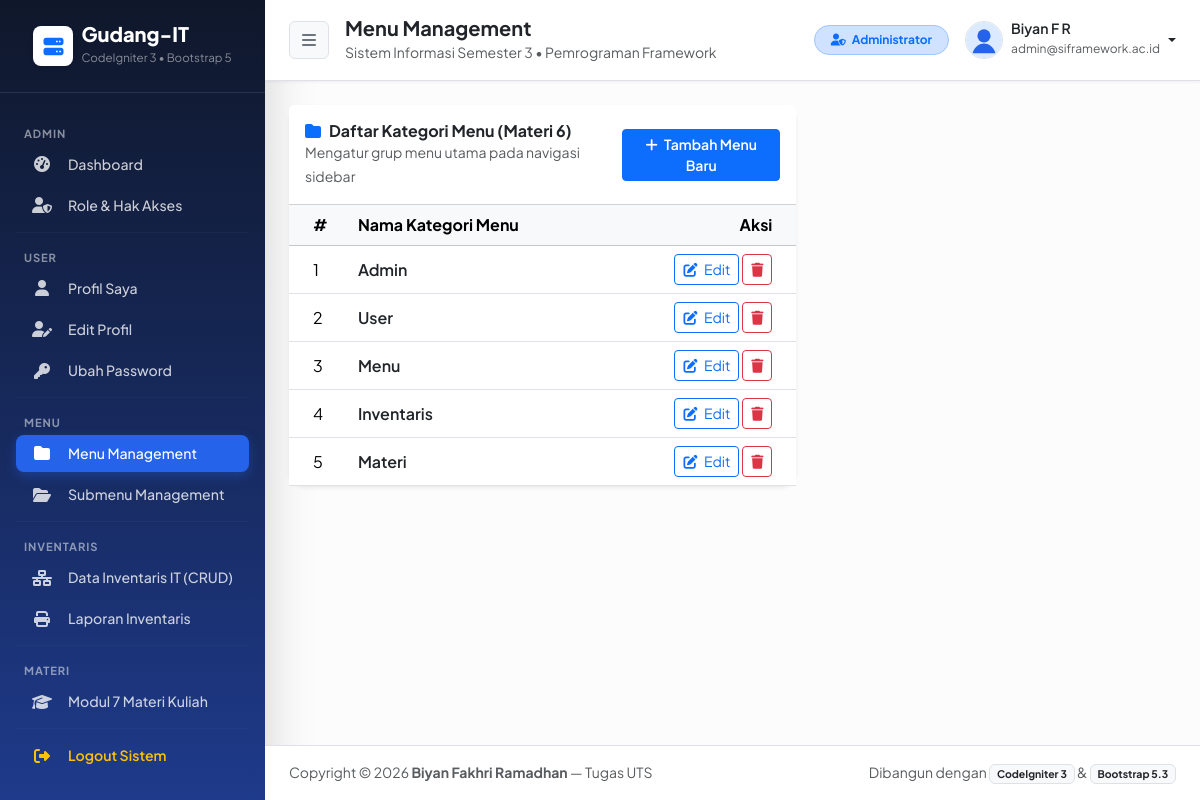
/index.php/menu (signed in), run on the app's committed database.
### tables this page shows
CREATE TABLE `user_menu` (
  `id` int(11) NOT NULL AUTO_INCREMENT,
  `menu` varchar(128) NOT NULL,
  PRIMARY KEY (`id`)
);

CREATE TABLE `user_sub_menu` (
  `id` int(11) NOT NULL AUTO_INCREMENT,
  `menu_id` int(11) NOT NULL,
  `title` varchar(128) NOT NULL,
  `url` varchar(128) NOT NULL,
  `icon` varchar(128) NOT NULL,
  `is_active` int(1) NOT NULL DEFAULT 1,
  PRIMARY KEY (`id`),
  KEY `menu_id` (`menu_id`)
);

CREATE TABLE `user` (
  `id` int(11) NOT NULL AUTO_INCREMENT,
  `name` varchar(128) NOT NULL,
  `email` varchar(128) NOT NULL,
  `image` varchar(128) NOT NULL DEFAULT 'default.svg',
  `password` varchar(256) NOT NULL,
  `role_id` int(11) NOT NULL,
  `is_active` int(1) NOT NULL DEFAULT 1,
  `date_created` int(11) NOT NULL,
  PRIMARY KEY (`id`),
  UNIQUE KEY `email` (`email`)
);

### application/controllers/Menu.php (called while the page is built, shortened)
<?php
class Menu extends CI_Controller
{
    public function __construct()
    {
        is_logged_in();
        $this->load->model('Menu_model', 'menu');
    }
    public function index()
    {
        $data['title'] = 'Menu Management';
        $data['user'] = $this->db->get_where('user', ['email' => $this->session->userdata('email')])->row_array();
        $data['menu'] = $this->db->get('user_menu')->result_array();
        $this->form_validation->set_rules('menu', 'Nama Menu', 'required|trim');
        if ($this->form_validation->run() == false) {
            $this->load->view('templates/header', $data);
            $this->load->view('templates/sidebar', $data);
            $this->load->view('templates/topbar', $data);
            $this->load->view('menu/index', $data);
            $this->load->view('templates/footer');
        }
    }
}

### index.php (called while the page is built, shortened)
<?php
require_once BASEPATH . 'core/CodeIgniter.php';

### application/helpers/wpu_helper.php (called while the page is built, shortened)
<?php
function is_logged_in()
{
    $ci = get_instance();
    if (!$ci->session->userdata('email')) {
        redirect('auth');
    } else {
        $menu = ucfirst(strtolower((string)$ci->uri->segment(1)));
        $queryMenu = $ci->db->get_where('user_menu', ['menu' => $menu])->row_array();
    }
}

### application/views/menu/index.php (the view, shortened to what this page needs)
<div class="row">
    <div class="col-lg-7">
        <div class="card border-0 shadow-sm rounded-4">
            <div class="card-header bg-white py-3 d-flex justify-content-between align-items-center">
                <div>
                    <h6 class="m-0 fw-bold text-dark"><i class="fas fa-folder text-primary me-2"></i>Daftar Kategori Menu (Materi 6)</h6>
                    <small class="text-muted">Mengatur grup menu utama pada navigasi sidebar</small>
                </div>
                <button class="btn btn-primary btn-sm fw-semibold" data-bs-toggle="modal" data-bs-target="#newMenuModal">
                    <i class="fas fa-plus me-1"></i> Tambah Menu Baru
                </button>
            </div>
            <div class="card-body p-0">
                <table class="table table-hover align-middle mb-0">
                    <thead class="table-light">
                        <tr>
                            <th class="ps-4" width="12%">#</th>
                            <th>Nama Kategori Menu</th>
                            <th class="text-end pe-4">Aksi</th>
                        </tr>
                    </thead>
                    <tbody>
                        <?php $i = 1; foreach ($menu as $m) : ?>
                        <tr>
                            <td class="ps-4"><?= $i++; ?></td>
                            <td><span class="fw-semibold text-dark"><?= $m['menu']; ?></span></td>
                            <td class="text-end pe-4">
                                <a href="<?= base_url('menu/editmenu/') . $m['id']; ?>" class="btn btn-outline-primary btn-sm">
                                    <i class="fas fa-edit me-1"></i> Edit
                                </a>
                                <a href="<?= base_url('menu/deletemenu/') . $m['id']; ?>" class="btn btn-outline-danger btn-sm" onclick="return confirm('Yakin ingin menghapus menu ini?');">
                                    <i class="fas fa-trash"></i>
                                </a>
                            </td>
                        </tr>
                        <?php endforeach; ?>
                    </tbody>
                </table>
            </div>
        </div>
    </div>
</div>

### application/views/templates/sidebar.php
<aside id="sidebar-wrapper" class="sidebar-gradient text-white shadow-lg">
    <div class="sidebar-brand d-flex align-items-center justify-content-center py-4 px-3 border-bottom border-white border-opacity-10">
        <div class="brand-icon bg-white text-primary rounded-3 d-flex align-items-center justify-content-center me-2 shadow-sm" style="width:40px;height:40px;">
            <i class="fas fa-server fa-lg"></i>
        </div>
        <div class="text-start">
            <div class="fw-extrabold fs-5 lh-1 tracking-tight">Gudang-IT</div>
            <small class="text-white-50" style="font-size: 0.72rem;">CodeIgniter 3 &bull; Bootstrap 5</small>
        </div>
    </div>
    <div class="sidebar-nav px-3 py-3">
        <?php
        $role_id = $this->session->userdata('role_id');
        $queryMenu = "SELECT `user_menu`.`id`, `menu`
                        FROM `user_menu` JOIN `user_access_menu`
                          ON `user_menu`.`id` = `user_access_menu`.`menu_id`
                       WHERE `user_access_menu`.`role_id` = $role_id
                    ORDER BY `user_access_menu`.`menu_id` ASC";
        $menu = $this->db->query($queryMenu)->result_array();
        ?>
        <?php foreach ($menu as $m) : ?>
            <div class="sidebar-heading text-uppercase fw-bold text-white-50 mt-3 mb-1 px-2" style="font-size: 0.70rem; letter-spacing: 0.08em;">
                <?= $m['menu']; ?>
            </div>
            <?php
            $menuId = $m['id'];
            $querySubMenu = "SELECT *
                               FROM `user_sub_menu` JOIN `user_menu`
                                 ON `user_sub_menu`.`menu_id` = `user_menu`.`id`
                              WHERE `user_sub_menu`.`menu_id` = $menuId
                                AND `user_sub_menu`.`is_active` = 1";
            $subMenu = $this->db->query($querySubMenu)->result_array();
            ?>
            <?php foreach ($subMenu as $sm) : ?>
                <?php $isActive = ($title == $sm['title']) ? 'active' : ''; ?>
                <a href="<?= base_url($sm['url']); ?>" class="nav-link-sidebar d-flex align-items-center rounded-3 px-3 py-2 mb-1 text-decoration-none <?= $isActive; ?>">
                    <i class="<?= $sm['icon']; ?> me-3 text-center" style="width: 20px;"></i>
                    <span class="fw-medium" style="font-size: 0.88rem;"><?= $sm['title']; ?></span>
                </a>
            <?php endforeach; ?>
            <hr class="border-white border-opacity-10 my-2">
        <?php endforeach; ?>
        <a href="<?= base_url('auth/logout'); ?>" class="nav-link-sidebar d-flex align-items-center rounded-3 px-3 py-2 mt-2 text-decoration-none text-warning" data-bs-toggle="modal" data-bs-target="#logoutModal">
            <i class="fas fa-fw fa-sign-out-alt me-3 text-center" style="width: 20px;"></i>
            <span class="fw-semibold" style="font-size: 0.88rem;">Logout Sistem</span>
        </a>
    </div>
</aside>

### application/views/templates/topbar.php (shortened to what this page needs)
<div id="page-content-wrapper" class="w-100 d-flex flex-column min-vh-100">
      <nav class="navbar navbar-expand-lg navbar-light bg-white border-bottom shadow-xs px-4 py-3 sticky-top no-print">
          <div class="d-flex align-items-center">
              <button class="btn btn-light border me-3" id="sidebarToggle" title="Toggle Menu">
                  <i class="fas fa-bars text-secondary"></i>
              </button>
              <div>
                  <h5 class="mb-0 fw-bold text-dark"><?= $title; ?></h5>
                  <small class="text-muted">Sistem Informasi Semester 3 &bull; Pemrograman Framework</small>
              </div>
          </div>
          <div class="ms-auto d-flex align-items-center gap-3">
              <span class="badge <?= ($user['role_id'] == 1) ? 'bg-primary-subtle text-primary border border-primary-subtle' : 'bg-success-subtle text-success border border-success-subtle'; ?> px-3 py-2 rounded-pill d-none d-md-inline-block">
                  <i class="fas <?= ($user['role_id'] == 1) ? 'fa-user-shield' : 'fa-user-cog'; ?> me-1"></i>
                  <?= ($user['role_id'] == 1) ? 'Administrator' : 'Member / Teknisi'; ?>
              </span>
              <div class="dropdown">
                  <a class="d-flex align-items-center text-decoration-none dropdown-toggle text-dark" href="#" role="button" data-bs-toggle="dropdown">
                      <img src="<?= base_url('assets/img/' . $user['image']); ?>" alt="Profile" class="rounded-circle border me-2" width="38" height="38">
                      <div class="d-none d-sm-block text-start me-1">
                          <div class="fw-semibold lh-1" style="font-size:0.88rem;"><?= $user['name']; ?></div>
                          <small class="text-muted" style="font-size:0.75rem;"><?= $user['email']; ?></small>
                      </div>
                  </a>
              </div>
          </div>
      </nav>
      <main class="container-fluid px-4 py-4 flex-grow-1">

### assets/css/style.css (style rules this page uses)
body { font-family: 'Plus Jakarta Sans', -apple-system, BlinkMacSystemFont, sans-serif; background-color: #f4f7fe; color: #1e293b; }
.fw-extrabold { font-weight: 800; }
.shadow-xs { box-shadow: 0 1px 3px rgba(15, 23, 42, 0.06); }
#sidebar-wrapper { min-height: 100vh; width: 265px; flex-shrink: 0; background: linear-gradient(180deg, #0f172a 0%, #1e3a8a 100%); transition: margin 0.25s ease-out; }
.nav-link-sidebar { color: rgba(255, 255, 255, 0.78); transition: all 0.18s ease; }
.nav-link-sidebar.active { color: #ffffff; background-color: #2563eb; font-weight: 700; box-shadow: 0 4px 12px rgba(37, 99, 235, 0.35); }

### data on the page
user_menu: menu "ADMIN", menu "Admin"
user_sub_menu: title "Dashboard"
user_sub_menu: title "Role & Hak Akses"
user_menu: menu "USER", menu "User"
user_sub_menu: title "Profil Saya"
user_sub_menu: title "Edit Profil"
user_sub_menu: title "Ubah Password"
user_menu: menu "MENU", menu "Menu"
user_sub_menu: title "Menu Management"
user_sub_menu: title "Submenu Management"
user_menu: menu "INVENTARIS", menu "Inventaris"
user_sub_menu: title "Data Inventaris IT (CRUD)"
user_sub_menu: title "Laporan Inventaris"
user_menu: menu "MATERI", menu "Materi"
user_sub_menu: title "Modul 7 Materi Kuliah"
user: image (placeholder picture), name "Biyan F R", email "admin@siframework.ac.id"

### other printed values
$title "Menu Management"
